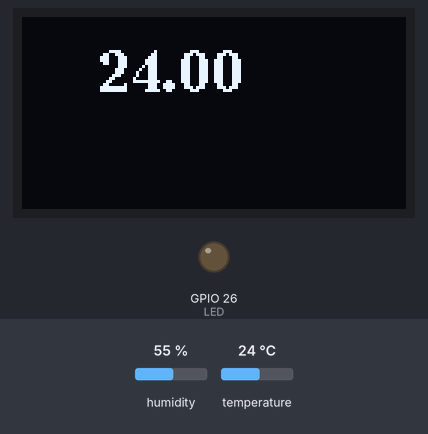
Recording of a sketch running on a simulated ESP32. Shown: 128×64 one-colour display, output pins drawn as LEDs (lit = HIGH). Inputs (shaded band) come from the test bench; at power-on: temperature 24 °C, humidity 55 %. What the sketch prints to the serial monitor is not drawn.

Above: at 2.9 s.
3.0 s: temperature set to 26 °C
At 4.5 s:
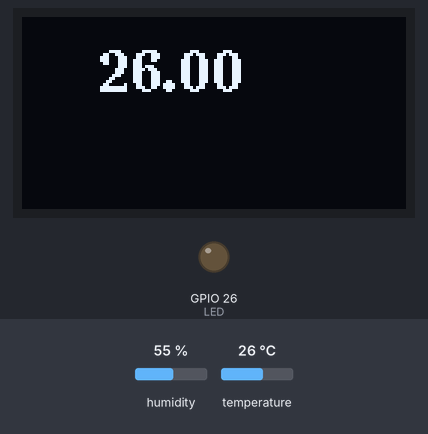
5.7 s: temperature set to 29 °C
At 6.6 s:
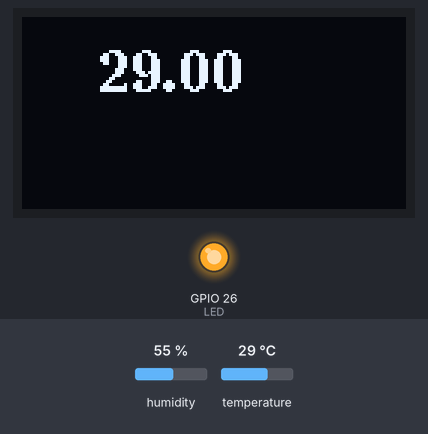
8.4 s: temperature set to 12 °C
At 10.9 s:
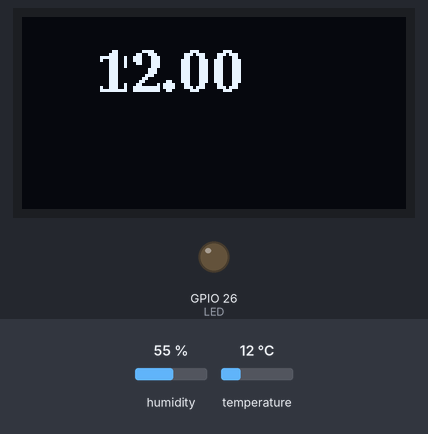
Timing chart, 0 to 12.4 s (numbered marks = the images above; inputs shaded):
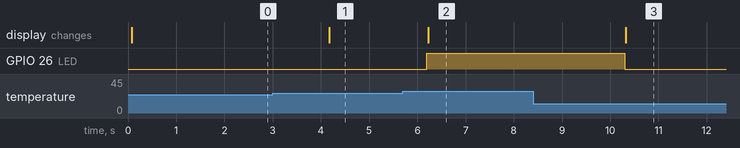

Measured:
- the behaviour switches between 27 and 28 °C on temperature (found by bisection; images 1 and 2)
- after the input at 3.0 s, the display: changes after 1.2 s (image 1)
- after the input at 5.7 s, GPIO 26 (LED): LOW → HIGH after 0.50 s; the display: changes after 0.53 s (image 2)
- after the input at 8.4 s, GPIO 26 (LED): HIGH → LOW after 1.9 s; the display: changes after 1.9 s (image 3)

The sketch:

EJERCICIO3_TP1.ino
```cpp
//VALENTIN RIVAS, PEDRO MUSAN, GUALTIER GUTIERREZ
#include <U8g2lib.h>
#include "DHT.h"

U8G2_SH1106_128X64_NONAME_F_HW_I2C u8g2(U8G2_R0, /* reset=*/ U8X8_PIN_NONE);

#define DHTPIN 23
#define DHTTYPE DHT11

DHT dht(DHTPIN, DHTTYPE);

#define LED 26

void  printBMP_OLED(void );

void setup()
{
  Serial.begin(9600);
  pinMode (LED, OUTPUT);
  Serial.println(F("OLED test"));
  Serial.println(F("DHTxx test!"));
  u8g2.begin();
  dht.begin();
}

void loop()
{
  printBMP_OLED();
  delay(2000);
}

void printBMP_OLED(void)
{
  float temp = dht.readTemperature();
  if (isnan(temp)) {
    Serial.println(F("Failed to read from DHT sensor!"));
    return;
  }
  if (temp>=28){
    digitalWrite (LED,HIGH);
  }
  else{
    digitalWrite (LED,LOW);
  }
  Serial.println (temp);
  char stringtemp[10];
  u8g2.setFont(u8g2_font_ncenB14_tr); // choose a suitable font
  sprintf (stringtemp, "%.2f" , temp); ///convierto el valor float a string
  u8g2.drawStr(25, 25, stringtemp); // write something to the internal memory
  u8g2.sendBuffer();          // transfer interna memory to the display*/
}
```
